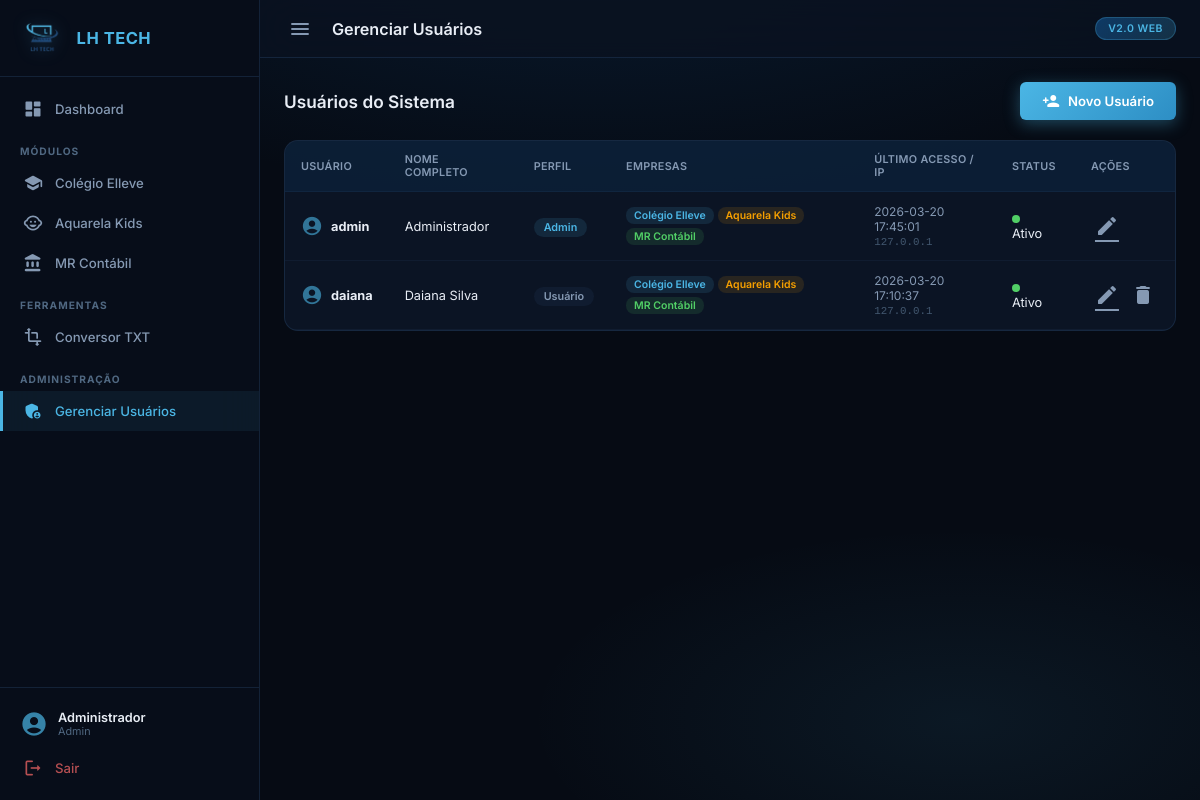
The app's page /admin/users (signed in), older data.
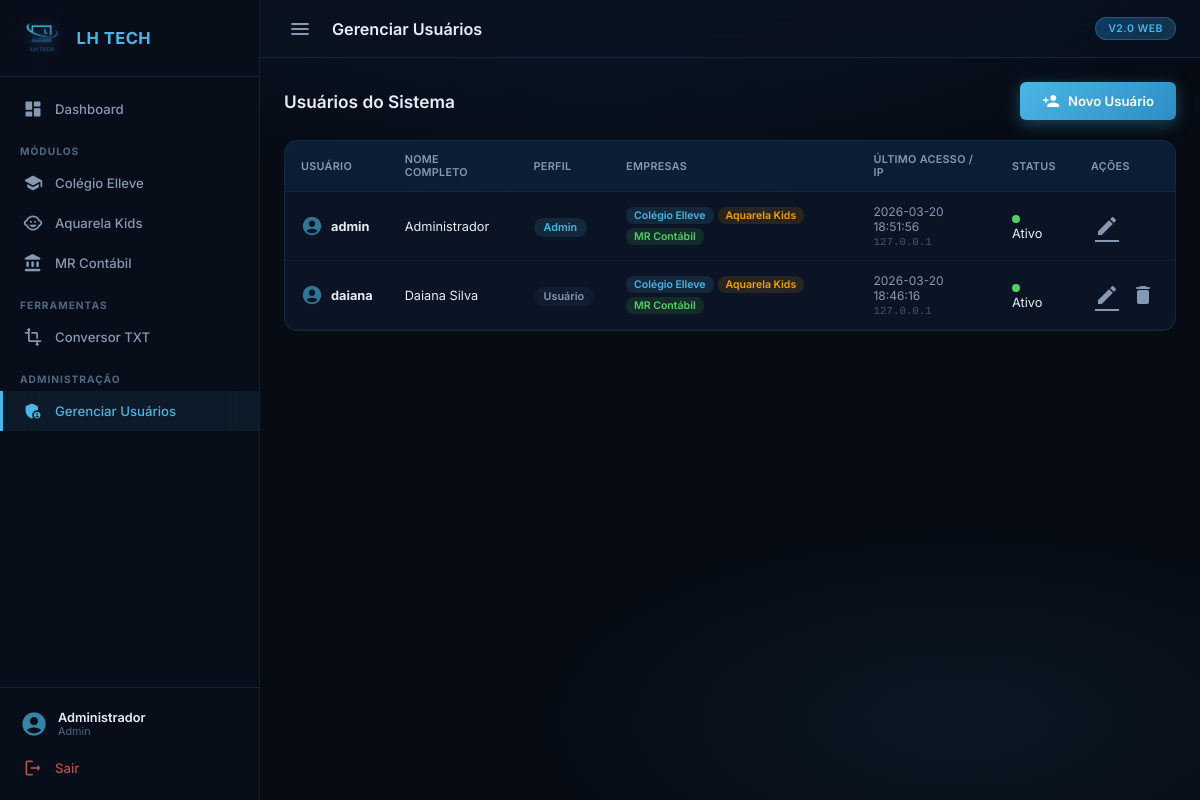
The same page, newer data.
### tables this page shows
CREATE TABLE users (
            id INTEGER PRIMARY KEY AUTOINCREMENT,
            username TEXT UNIQUE NOT NULL,
            password_hash TEXT NOT NULL,
            full_name TEXT NOT NULL DEFAULT '',
            role TEXT NOT NULL DEFAULT 'user',
            companies TEXT NOT NULL DEFAULT '[]',
            active INTEGER NOT NULL DEFAULT 1,
            created_at TEXT NOT NULL DEFAULT (datetime('now'))
        , last_login TEXT, last_ip TEXT, tools TEXT NOT NULL DEFAULT '[]');

### web/admin.py (the view)
@admin_bp.route("/users")
@admin_required
def users_list():
    users = list_users()
    return render_template("admin_users.html", users=users, companies=COMPANIES)

### web/admin.py (called while the page is built)
def admin_required(f):
    @wraps(f)
    @login_required
    def decorated(*args, **kwargs):
        if not current_user.is_admin:
            flash("Acesso restrito a administradores.", "error")
            return redirect(url_for("dashboard"))
        return f(*args, **kwargs)
    return decorated

### web/auth.py (called while the page is built)
def init_login_manager(app):
    login_manager = LoginManager()
    login_manager.login_view = "auth.login"
    login_manager.login_message = "Faça login para continuar."
    login_manager.login_message_category = "info"
    login_manager.init_app(app)
    @login_manager.user_loader
    def load_user(user_id):
        data = get_user_by_id(int(user_id))
        if data and data["active"]:
            return User(data)
        return None

    @property
    def is_admin(self):
        return self.role == "admin"

    @property
    def is_fiscal(self):
        return self.is_admin or "conversor" in self.tools

### web/models.py (called while the page is built)
def get_db():
    conn = sqlite3.connect(DB_PATH)
    conn.row_factory = sqlite3.Row
    return conn

def get_user_by_id(user_id):
    conn = get_db()
    row = conn.execute("SELECT * FROM users WHERE id = ?", (user_id,)).fetchone()
    conn.close()
    if row:
        return _row_to_dict(row)
    return None

def list_users():
    conn = get_db()
    rows = conn.execute("SELECT * FROM users ORDER BY username").fetchall()
    conn.close()
    return [_row_to_dict(r) for r in rows]

def _row_to_dict(row):
    d = dict(row)
    try:
        d["companies"] = json.loads(d.get("companies", "[]"))
    except Exception:
        d["companies"] = []
    try:
        d["tools"] = json.loads(d.get("tools", "[]"))
    except Exception:
        d["tools"] = []
    return d

### web/server.py (called while the page is built)
@app.context_processor
def inject_companies():
    if current_user.is_authenticated:
        if current_user.is_admin:
            return {"companies": COMPANIES}
        return {"companies": {k: v for k, v in COMPANIES.items() if k in current_user.companies}}
    return {"companies": {}}

### web/templates/admin_users.html (shortened to what this page needs)
{% extends "base.html" %}
{% block page_title %}Gerenciar Usuários{% endblock %}
{% block content %}
<div class="admin-page">
    <div class="admin-header">
        <h2>Usuários do Sistema</h2>
        <a href="/admin/users/new" class="btn btn-primary">
            <span class="material-icons-round">person_add</span>
            Novo Usuário
        </a>
    </div>
    <div class="table-wrapper">
        <table class="data-table">
            <thead>
                <tr>
                    <th>Usuário</th>
                    <th>Nome Completo</th>
                    <th>Perfil</th>
                    <th>Empresas</th>
                    <th>Último Acesso / IP</th>
                    <th>Status</th>
                    <th>Ações</th>
                </tr>
            </thead>
            <tbody>
                {% for user in users %}
                <tr>
                    <td>
                        <div class="user-cell">
                            <span class="material-icons-round">account_circle</span>
                            <strong>{{ user.username }}</strong>
                        </div>
                    </td>
                    <td>{{ user.full_name or '—' }}</td>
                    <td>
                        <span class="role-badge role-{{ user.role }}">
                            {{ 'Admin' if user.role == 'admin' else 'Usuário' }}
                        </span>
                    </td>
                    <td>
                        <div class="company-tags">
                            {% for slug in user.companies %}
                            {% if slug in companies %}
                            <span class="tag" style="--tag-color: {{ companies[slug].color }}">
                                {{ companies[slug].name }}
                            </span>
                            {% endif %}
                            {% endfor %}
                        </div>
                    </td>
                    <td>
                        <div class="audit-cell">
                            <span class="audit-time">{{ user.last_login or 'Nunca' }}</span>
                            <span class="audit-ip">{{ user.last_ip or '' }}</span>
                        </div>
                    </td>
                    <td>
                        <span class="status-dot {% if user.active %}status-active{% else %}status-inactive{% endif %}"></span>
                        {{ 'Ativo' if user.active else 'Inativo' }}
                    </td>
                    <td>
                        <div class="action-buttons">
                            <a href="/admin/users/{{ user.id }}/edit" class="btn-icon" title="Editar">
                                <span class="material-icons-round">edit</span>
                            </a>
                            {% if user.username != 'admin' %}
                            <form method="POST" action="/admin/users/{{ user.id }}/delete"
                                  onsubmit="return confirm('Excluir usuário {{ user.username }}?')" style="display:inline;">
                                <button type="submit" class="btn-icon btn-danger-icon" title="Excluir">
                                    <span class="material-icons-round">delete</span>
                                </button>
                            </form>
                            {% endif %}
                        </div>
                    </td>
                </tr>
                {% endfor %}
            </tbody>
        </table>
    </div>
</div>
{% endblock %}

### web/templates/base.html (shortened to what this page needs)
<!DOCTYPE html>
<html lang="pt-BR">
<head>
    <link rel="stylesheet" href="/static/css/style.css">
</head>
<body class="{% block body_class %}has-sidebar{% endblock %}">
    {% if current_user.is_authenticated %}
    <aside class="sidebar" id="sidebar">
        <div class="sidebar-header">
            <img src="/static/logo.png" alt="LH TECH" class="sidebar-logo">
            <span class="sidebar-brand">LH TECH</span>
        </div>
        <nav class="sidebar-nav">
            <a href="/dashboard" class="nav-item {% if request.path == '/dashboard' %}active{% endif %}">
                <span class="material-icons-round">dashboard</span>
                <span>Dashboard</span>
            </a>
            <div class="nav-divider">Módulos</div>
            {% for slug, co in companies.items() if companies is defined %}
            <a href="/modulo/{{ slug }}" class="nav-item {% if request.path == '/modulo/' + slug %}active{% endif %}">
                <span class="material-icons-round">{{ co.icon }}</span>
                <span>{{ co.name }}</span>
            </a>
            {% endfor %}
            {% if current_user.is_fiscal %}
            <div class="nav-divider">Ferramentas</div>
            <a href="/conversor" class="nav-item {% if request.path == '/conversor' %}active{% endif %}">
                <span class="material-icons-round">transform</span>
                <span>Conversor TXT</span>
            </a>
            {% endif %}
            {% if current_user.is_admin %}
            <div class="nav-divider">Administração</div>
            <a href="/admin/users" class="nav-item {% if '/admin' in request.path %}active{% endif %}">
                <span class="material-icons-round">admin_panel_settings</span>
                <span>Gerenciar Usuários</span>
            </a>
            {% endif %}
        </nav>
        <div class="sidebar-footer">
            <div class="user-info">
                <span class="material-icons-round">account_circle</span>
                <div>
                    <span class="user-name">{{ current_user.full_name or current_user.username }}</span>
                    <span class="user-role">{{ 'Admin' if current_user.is_admin else ('Fiscal' if current_user.is_fiscal else 'Usuário') }}</span>
                </div>
            </div>
            <a href="/logout" class="nav-item nav-logout">
                <span class="material-icons-round">logout</span>
                <span>Sair</span>
            </a>
        </div>
    </aside>
    {% endif %}
    <div class="main-wrapper {% if not current_user.is_authenticated %}no-sidebar{% endif %}">
        {% if current_user.is_authenticated %}
        <header class="topbar">
            <button class="btn-icon sidebar-toggle" id="sidebar-toggle">
                <span class="material-icons-round">menu</span>
            </button>
            <h1 class="topbar-title">{% block page_title %}Dashboard{% endblock %}</h1>
            <div class="topbar-right">
                <span class="header-badge">v2.0 Web</span>
            </div>
        </header>
        {% endif %}
        <main class="main-content">
            {% block content %}{% endblock %}
        </main>
    </div>
</body>
</html>

Row changes from the older to the newer data that the page shows:
changed users "admin": last_login "2026-03-20 17:45:01" → "2026-03-20 18:51:56"
changed users "daiana": last_login "2026-03-20 17:10:37" → "2026-03-20 18:46:16"
